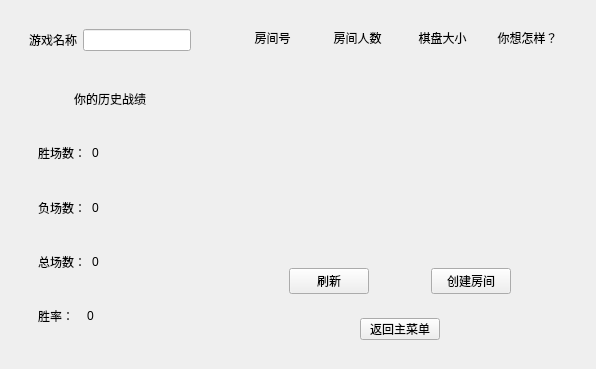
<?xml version="1.0" encoding="UTF-8"?>
<ui version="4.0">
 <class>WaitingArea</class>
 <widget class="QWidget" name="WaitingArea">
  <property name="geometry">
   <rect>
    <x>0</x>
    <y>0</y>
    <width>596</width>
    <height>369</height>
   </rect>
  </property>
  <property name="windowTitle">
   <string>Form</string>
  </property>
  <layout class="QHBoxLayout" name="horizontalLayout">
   <item>
    <widget class="QWidget" name="widget_2" native="true">
     <property name="sizePolicy">
      <sizepolicy hsizetype="Fixed" vsizetype="Preferred">
       <horstretch>0</horstretch>
       <verstretch>0</verstretch>
      </sizepolicy>
     </property>
     <layout class="QVBoxLayout" name="verticalLayout">
      <item>
       <widget class="QWidget" name="widget_3" native="true">
        <property name="sizePolicy">
         <sizepolicy hsizetype="Preferred" vsizetype="Fixed">
          <horstretch>0</horstretch>
          <verstretch>0</verstretch>
         </sizepolicy>
        </property>
        <layout class="QHBoxLayout" name="horizontalLayout_2">
         <item>
          <widget class="QLabel" name="label">
           <property name="sizePolicy">
            <sizepolicy hsizetype="Fixed" vsizetype="Preferred">
             <horstretch>0</horstretch>
             <verstretch>0</verstretch>
            </sizepolicy>
           </property>
           <property name="text">
            <string>游戏名称</string>
           </property>
          </widget>
         </item>
         <item>
          <widget class="QLineEdit" name="NameInput"/>
         </item>
        </layout>
       </widget>
      </item>
      <item>
       <widget class="QWidget" name="widget_4" native="true">
        <property name="sizePolicy">
         <sizepolicy hsizetype="Preferred" vsizetype="Expanding">
          <horstretch>0</horstretch>
          <verstretch>0</verstretch>
         </sizepolicy>
        </property>
        <layout class="QVBoxLayout" name="verticalLayout_2">
         <item>
          <widget class="QWidget" name="widget_11" native="true">
           <layout class="QVBoxLayout" name="verticalLayout_4">
            <item>
             <widget class="QLabel" name="label_13">
              <property name="text">
               <string>你的历史战绩</string>
              </property>
              <property name="alignment">
               <set>Qt::AlignCenter</set>
              </property>
             </widget>
            </item>
           </layout>
          </widget>
         </item>
         <item>
          <widget class="QWidget" name="widget_5" native="true">
           <layout class="QHBoxLayout" name="horizontalLayout_3">
            <item>
             <widget class="QLabel" name="label_2">
              <property name="sizePolicy">
               <sizepolicy hsizetype="Fixed" vsizetype="Preferred">
                <horstretch>0</horstretch>
                <verstretch>0</verstretch>
               </sizepolicy>
              </property>
              <property name="text">
               <string>胜场数：</string>
              </property>
             </widget>
            </item>
            <item>
             <widget class="QLabel" name="Win">
              <property name="text">
               <string>0</string>
              </property>
             </widget>
            </item>
           </layout>
          </widget>
         </item>
         <item>
          <widget class="QWidget" name="widget_6" native="true">
           <layout class="QHBoxLayout" name="horizontalLayout_4">
            <item>
             <widget class="QLabel" name="label_4">
              <property name="sizePolicy">
               <sizepolicy hsizetype="Fixed" vsizetype="Preferred">
                <horstretch>0</horstretch>
                <verstretch>0</verstretch>
               </sizepolicy>
              </property>
              <property name="text">
               <string>负场数：</string>
              </property>
             </widget>
            </item>
            <item>
             <widget class="QLabel" name="Lose">
              <property name="text">
               <string>0</string>
              </property>
             </widget>
            </item>
           </layout>
          </widget>
         </item>
         <item>
          <widget class="QWidget" name="widget_7" native="true">
           <layout class="QHBoxLayout" name="horizontalLayout_5">
            <item>
             <widget class="QLabel" name="label_6">
              <property name="sizePolicy">
               <sizepolicy hsizetype="Fixed" vsizetype="Preferred">
                <horstretch>0</horstretch>
                <verstretch>0</verstretch>
               </sizepolicy>
              </property>
              <property name="text">
               <string>总场数：</string>
              </property>
             </widget>
            </item>
            <item>
             <widget class="QLabel" name="Total">
              <property name="text">
               <string>0</string>
              </property>
             </widget>
            </item>
           </layout>
          </widget>
         </item>
         <item>
          <widget class="QWidget" name="widget_8" native="true">
           <layout class="QHBoxLayout" name="horizontalLayout_6">
            <item>
             <widget class="QLabel" name="label_8">
              <property name="sizePolicy">
               <sizepolicy hsizetype="Fixed" vsizetype="Preferred">
                <horstretch>0</horstretch>
                <verstretch>0</verstretch>
               </sizepolicy>
              </property>
              <property name="text">
               <string>胜率：  </string>
              </property>
              <property name="alignment">
               <set>Qt::AlignLeading|Qt::AlignLeft|Qt::AlignVCenter</set>
              </property>
             </widget>
            </item>
            <item>
             <widget class="QLabel" name="WinPercent">
              <property name="text">
               <string>0</string>
              </property>
             </widget>
            </item>
           </layout>
          </widget>
         </item>
        </layout>
       </widget>
      </item>
     </layout>
    </widget>
   </item>
   <item>
    <widget class="QWidget" name="widget" native="true">
     <property name="sizePolicy">
      <sizepolicy hsizetype="Expanding" vsizetype="Expanding">
       <horstretch>0</horstretch>
       <verstretch>0</verstretch>
      </sizepolicy>
     </property>
     <layout class="QVBoxLayout" name="verticalLayout_3">
      <item>
       <widget class="QWidget" name="widget_9" native="true">
        <property name="sizePolicy">
         <sizepolicy hsizetype="Expanding" vsizetype="Fixed">
          <horstretch>0</horstretch>
          <verstretch>0</verstretch>
         </sizepolicy>
        </property>
        <property name="minimumSize">
         <size>
          <width>0</width>
          <height>0</height>
         </size>
        </property>
        <property name="maximumSize">
         <size>
          <width>16777215</width>
          <height>35</height>
         </size>
        </property>
        <layout class="QHBoxLayout" name="horizontalLayout_7">
         <item>
          <widget class="QLabel" name="label_10">
           <property name="text">
            <string>房间号</string>
           </property>
           <property name="alignment">
            <set>Qt::AlignCenter</set>
           </property>
          </widget>
         </item>
         <item>
          <widget class="QLabel" name="label_11">
           <property name="text">
            <string>房间人数</string>
           </property>
           <property name="alignment">
            <set>Qt::AlignCenter</set>
           </property>
          </widget>
         </item>
         <item>
          <widget class="QLabel" name="label_3">
           <property name="text">
            <string>棋盘大小</string>
           </property>
           <property name="alignment">
            <set>Qt::AlignCenter</set>
           </property>
          </widget>
         </item>
         <item>
          <widget class="QLabel" name="label_12">
           <property name="text">
            <string>你想怎样？</string>
           </property>
           <property name="alignment">
            <set>Qt::AlignCenter</set>
           </property>
          </widget>
         </item>
        </layout>
       </widget>
      </item>
      <item>
       <widget class="QWidget" name="RoomListArea" native="true">
        <property name="sizePolicy">
         <sizepolicy hsizetype="Preferred" vsizetype="Expanding">
          <horstretch>0</horstretch>
          <verstretch>0</verstretch>
         </sizepolicy>
        </property>
        <layout class="QVBoxLayout" name="verticalLayout_5"/>
       </widget>
      </item>
      <item>
       <widget class="QWidget" name="widget_13" native="true">
        <property name="sizePolicy">
         <sizepolicy hsizetype="Expanding" vsizetype="Fixed">
          <horstretch>0</horstretch>
          <verstretch>0</verstretch>
         </sizepolicy>
        </property>
        <layout class="QHBoxLayout" name="horizontalLayout_9">
         <item>
          <widget class="QPushButton" name="pushButton">
           <property name="sizePolicy">
            <sizepolicy hsizetype="Fixed" vsizetype="Fixed">
             <horstretch>0</horstretch>
             <verstretch>0</verstretch>
            </sizepolicy>
           </property>
           <property name="cursor">
            <cursorShape>PointingHandCursor</cursorShape>
           </property>
           <property name="text">
            <string>刷新</string>
           </property>
          </widget>
         </item>
         <item>
          <widget class="QPushButton" name="pushButton_3">
           <property name="sizePolicy">
            <sizepolicy hsizetype="Fixed" vsizetype="Fixed">
             <horstretch>0</horstretch>
             <verstretch>0</verstretch>
            </sizepolicy>
           </property>
           <property name="cursor">
            <cursorShape>PointingHandCursor</cursorShape>
           </property>
           <property name="text">
            <string>创建房间</string>
           </property>
          </widget>
         </item>
        </layout>
       </widget>
      </item>
      <item>
       <widget class="QWidget" name="widget_12" native="true">
        <property name="sizePolicy">
         <sizepolicy hsizetype="Expanding" vsizetype="Fixed">
          <horstretch>0</horstretch>
          <verstretch>0</verstretch>
         </sizepolicy>
        </property>
        <property name="minimumSize">
         <size>
          <width>0</width>
          <height>0</height>
         </size>
        </property>
        <property name="maximumSize">
         <size>
          <width>16777215</width>
          <height>40</height>
         </size>
        </property>
        <layout class="QHBoxLayout" name="horizontalLayout_8">
         <item>
          <widget class="QPushButton" name="pushButton_2">
           <property name="sizePolicy">
            <sizepolicy hsizetype="Fixed" vsizetype="Fixed">
             <horstretch>0</horstretch>
             <verstretch>0</verstretch>
            </sizepolicy>
           </property>
           <property name="cursor">
            <cursorShape>PointingHandCursor</cursorShape>
           </property>
           <property name="text">
            <string>返回主菜单</string>
           </property>
          </widget>
         </item>
        </layout>
       </widget>
      </item>
     </layout>
    </widget>
   </item>
  </layout>
 </widget>
 <resources/>
 <connections/>
</ui>
